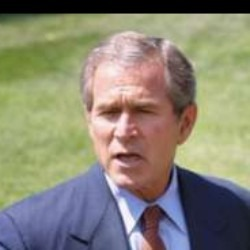
#> input picture features/access-face_recognition/samples/alice_1.jpg, 250 x 250 px
$ python -i helpers.py   (imports and definitions only)
#> lines starting #> are read from the running program, lines starting #| are printed output that depends on the picture
"""Image decoding and mask conversion utilities."""

from __future__ import annotations

import base64
import io

import numpy as np
from fastapi import HTTPException
from PIL import Image

from src.config import config


def decode_image(data: str) -> Image.Image:
    """Decode a base64-encoded image string to PIL Image."""
    if "," in data and data.split(",")[0].startswith("data:"):
        data = data.split(",", 1)[1]
    try:
        raw = base64.b64decode(data)
    except Exception as exc:
        raise HTTPException(status_code=400, detail=f"Invalid base64: {exc}") from exc
    if len(raw) > 20 * 1024 * 1024:
        raise HTTPException(status_code=413, detail="Image too large (max 20MB)")
    try:
        img = Image.open(io.BytesIO(raw)).convert("RGB")
    except Exception as exc:
        raise HTTPException(status_code=400, detail=f"Invalid image: {exc}") from exc
    if img.width > 8192 or img.height > 8192:
        raise HTTPException(status_code=413, detail=f"Image dimensions too large: {img.width}x{img.height} (max 8192x8192)")
    return img


def decode_frames(frames_b64: list[str]) -> list[Image.Image]:
    """Decode a list of base64-encoded frames."""
    return [decode_image(f) for f in frames_b64]


def mask_to_detection(mask: np.ndarray, score: float, area: float = 0.0) -> dict:
    """Convert a boolean mask to detection dict with base64 PNG, bbox, score, area."""
    rows, cols = np.any(mask, axis=1), np.any(mask, axis=0)
    if not rows.any():
        bbox = {"x1": 0, "y1": 0, "x2": 0, "y2": 0}
    else:
        y1, y2 = int(np.where(rows)[0][[0, -1]][0]), int(np.where(rows)[0][[0, -1]][1]) + 1
        x1, x2 = int(np.where(cols)[0][[0, -1]][0]), int(np.where(cols)[0][[0, -1]][1]) + 1
        bbox = {"x1": x1, "y1": y1, "x2": x2, "y2": y2}
    buf = io.BytesIO()
    Image.fromarray((mask.astype(np.uint8) * 255), mode="L").save(buf, format="PNG")
    mask_b64 = base64.b64encode(buf.getvalue()).decode("ascii")
    if area == 0.0 and mask.size > 0:
        area = float(mask.sum()) / mask.size
    return {"mask": mask_b64, "bbox": bbox, "score": score, "area": area}


def mask_post_kwargs() -> dict:
    """Return post_process_masks kwargs from config for clean mask output."""
    cfg = config.get("segmentation", {})
    return {
        "binarize": True,
        "mask_threshold": cfg.get("mask_threshold", 0.5),
        "max_hole_area": cfg.get("max_hole_area", 0.0),
        "max_sprinkle_area": cfg.get("max_sprinkle_area", 0.0),
    }

>>> import cv2
>>> picture = cv2.imread('../../../features/access-face_recognition/samples/alice_1.jpg', cv2.IMREAD_GRAYSCALE)
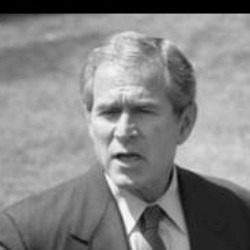
#> picture: shape (250, 250); min 0, max 252, mean 132.4
#> (the run stopped early here; a loop or call above may not have finished)

$ run again, on features/access-face_recognition/samples/alice_2.jpg
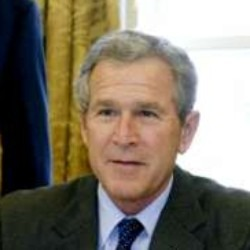
#> input picture features/access-face_recognition/samples/alice_2.jpg, 250 x 250 px
#> `picture = cv2.imread('../../../features/access-face_recognition/sample..`:
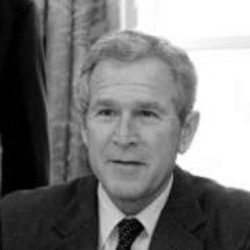
#> picture: shape (250, 250); min 0, max 255, mean 120.3

$ run again, on features/access-face_recognition/samples/bob_1.jpg
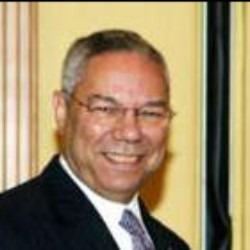
#> input picture features/access-face_recognition/samples/bob_1.jpg, 250 x 250 px
#> `picture = cv2.imread('../../../features/access-face_recognition/sample..`:
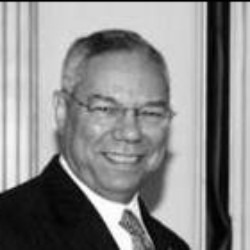
#> picture: shape (250, 250); min 0, max 255, mean 138

$ run again, on features/access-face_recognition/samples/bob_2.jpg
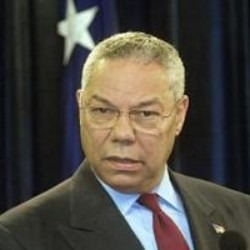
#> input picture features/access-face_recognition/samples/bob_2.jpg, 250 x 250 px
#> `picture = cv2.imread('../../../features/access-face_recognition/sample..`:
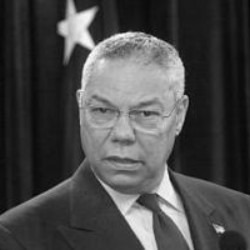
#> picture: shape (250, 250); min 3, max 255, mean 73.3
